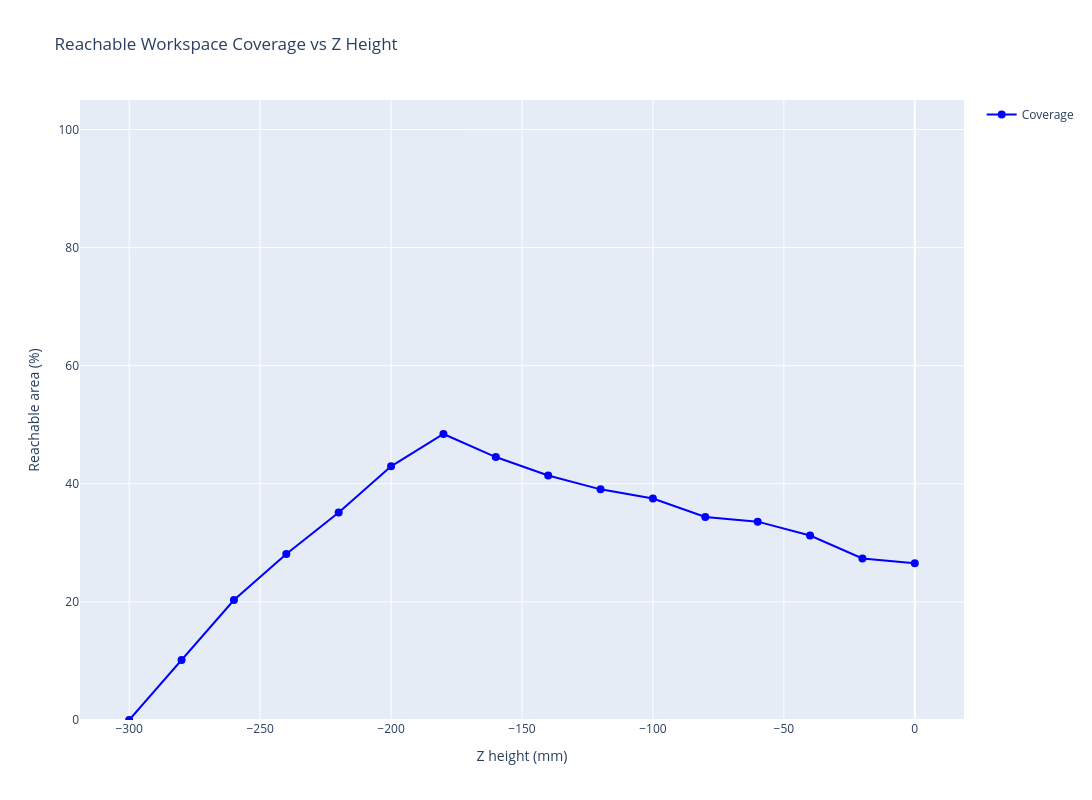

The code cell stored with this chart in its notebook:
### Markdown cell above
## Z-Slice Analysis - How workspace changes with Z height

### Code cell
# Analyze reachability at different Z heights
z_test_heights = np.arange(Z_MIN, Z_MAX + 20, 20)
reachable_percentages = []
reachable_counts = []

for z in z_test_heights:
    count = 0
    total = 0
    for x in x_range:
        for y in y_range:
            total += 1
            result = inverse_kinematics(x, y, z)
            if result:
                count += 1
    
    percentage = (count / total) * 100 if total > 0 else 0
    reachable_percentages.append(percentage)
    reachable_counts.append(count)

fig = go.Figure()

fig.add_trace(go.Scatter(
    x=z_test_heights,
    y=reachable_percentages,
    mode='lines+markers',
    name='Coverage',
    line=dict(color='blue', width=2),
    marker=dict(size=8),
    text=[f"Z: {z:.1f}mm<br>Coverage: {pct:.1f}%<br>Points: {count}" 
          for z, pct, count in zip(z_test_heights, reachable_percentages, reachable_counts)],
    hovertemplate='%{text}<extra></extra>'
))

fig.update_layout(
    title='Reachable Workspace Coverage vs Z Height',
    xaxis_title='Z height (mm)',
    yaxis_title='Reachable area (%)',
    yaxis=dict(range=[0, 105]),
    height=800,
    width=1200,
    hovermode='closest',
    showlegend=True
)

fig.show()

print("\nReachable area coverage by Z height:")
for z, pct, count in zip(z_test_heights, reachable_percentages, reachable_counts):
    print(f"  Z = {z:7.1f}mm: {pct:6.1f}% ({count} points)")

### Figure 1 — Plotly figure (JSON) as saved in the notebook; plotly's stock layout.template omitted (floating-point values rounded to 4 significant figures)
{"data": [{"hovertemplate": "%{text}<extra></extra>", "line": {"color": "blue", "width": 2}, "marker": {"size": 8}, "mode": "lines+markers", "name": "Coverage", "text": ["Z: -300.0mm<br>Coverage: 0.0%<br>Points: 0", "Z: -280.0mm<br>Coverage: 10.2%<br>Points: 26", "Z: -260.0mm<br>Coverage: 20.3%<br>Points: 52", "Z: -240.0mm<br>Coverage: 28.1%<br>Points: 72", "Z: -220.0mm<br>Coverage: 35.2%<br>Points: 90", "Z: -200.0mm<br>Coverage: 43.0%<br>Points: 110", "Z: -180.0mm<br>Coverage: 48.4%<br>Points: 124", "Z: -160.0mm<br>Coverage: 44.5%<br>Points: 114", "Z: -140.0mm<br>Coverage: 41.4%<br>Points: 106", "Z: -120.0mm<br>Coverage: 39.1%<br>Points: 100", "Z: -100.0mm<br>Coverage: 37.5%<br>Points: 96", "Z: -80.0mm<br>Coverage: 34.4%<br>Points: 88", "Z: -60.0mm<br>Coverage: 33.6%<br>Points: 86", "Z: -40.0mm<br>Coverage: 31.2%<br>Points: 80", "Z: -20.0mm<br>Coverage: 27.3%<br>Points: 70", "Z: 0.0mm<br>Coverage: 26.6%<br>Points: 68"], "type": "scatter", "x": [-300.0, -280.0, -260.0, -240.0, -220.0, -200.0, -180.0, -160.0, -140.0, -120.0, -100.0, -80.0, -60.0, -40.0, -20.0, 0.0], "y": [0, 10.16, 20.31, 28.12, 35.16, 42.97, 48.44, 44.53, 41.41, 39.06, 37.5, 34.38, 33.59, 31.25, 27.34, 26.56]}], "layout": {"height": 800, "hovermode": "closest", "showlegend": true, "title": {"text": "Reachable Workspace Coverage vs Z Height"}, "width": 1200, "xaxis": {"title": {"text": "Z height (mm)"}}, "yaxis": {"range": [0, 105], "title": {"text": "Reachable area (%)"}}}}
